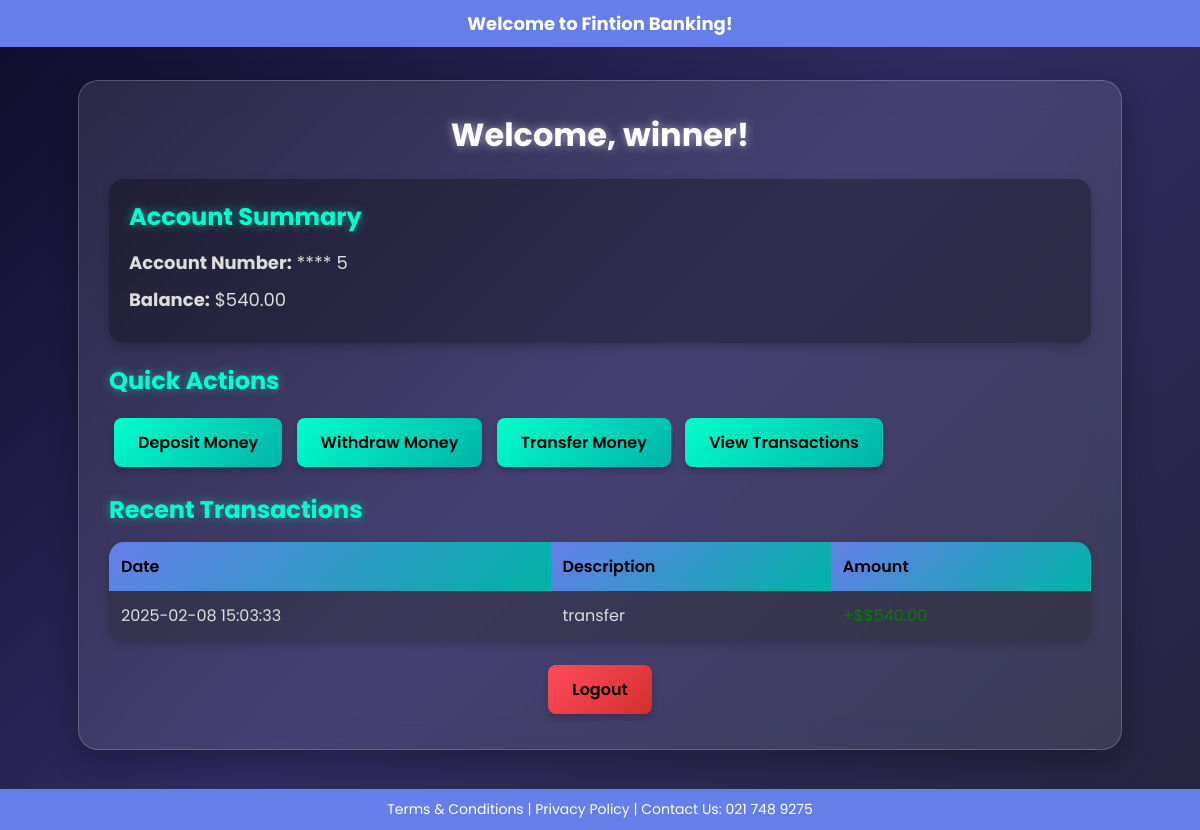
Screenshot of /dashboard.php?account_number=5 with the database file from the repository.
### tables this page shows
CREATE TABLE `users` (
  `account_number` int(11) NOT NULL,
  `holder_name` varchar(100) NOT NULL,
  `email` varchar(255) NOT NULL,
  `phone` varchar(15) NOT NULL,
  `password` varchar(255) NOT NULL,
  `balance` decimal(10,2) DEFAULT 0.00
);

CREATE TABLE `transactions` (
  `id` int(11) NOT NULL,
  `sender_account` varchar(50) NOT NULL,
  `recipient_account` varchar(50) NOT NULL,
  `amount` decimal(10,2) NOT NULL,
  `transaction_type` enum('deposit','withdrawal','transfer') NOT NULL,
  `transaction_date` timestamp NOT NULL DEFAULT current_timestamp()
);

### dashboard.php (the view, shortened to what this page needs)
<?php
include 'db.php';
$accountNumber = $_GET['account_number'];
$stmt = $conn->prepare("SELECT holder_name, email, phone, balance FROM users WHERE account_number = ?");
$stmt->bind_param("i", $accountNumber);
$stmt->execute();
$stmt->bind_result($holderName, $email, $phone, $balance);
?>
<!DOCTYPE html>
<html lang="en">
<head>
</head>
<body>
<div class="top-banner">
    Welcome to Fintion Banking!
</div>
<div class="container">
    <h2>Welcome, <?php echo htmlspecialchars($holderName); ?>!</h2>
    <div class="account-info">
        <h3>Account Summary</h3>
        <p><strong>Account Number:</strong> **** <?php echo substr($accountNumber, -4); ?></p>
        <p><strong>Balance:</strong> $<?php echo number_format($balance, 2); ?></p>
    </div>
    <div class="actions">
        <h3>Quick Actions</h3>
        <a href="deposit.php?account_number=<?php echo $accountNumber; ?>" class="btn">Deposit Money</a>
        <a href="withdraw.html?account_number=<?php echo $accountNumber; ?>" class="btn">Withdraw Money</a>
        <a href="transfer.html?account_number=<?php echo $accountNumber; ?>" class="btn">Transfer Money</a>
        <a href="transaction_history.php?account_number=<?php echo $accountNumber; ?>" class="btn">View Transactions</a>
    </div>
    <div class="transactions">
        <h3>Recent Transactions</h3>
        <table>
            <tr>
                <th>Date</th>
                <th>Description</th>
                <th>Amount</th>
            </tr>
            <?php
            $stmt = $conn->prepare("
                SELECT transaction_date, transaction_type, amount, sender_account, recipient_account
                FROM transactions
                WHERE sender_account = ? OR recipient_account = ?
                ORDER BY transaction_date DESC
                LIMIT 10
            ");
            $stmt->bind_param("ii", $accountNumber, $accountNumber);
            $stmt->execute();
            $result = $stmt->get_result();
            if ($result->num_rows > 0) {
                while ($row = $result->fetch_assoc()) {
                    $amountDisplay = "";
                    $description = htmlspecialchars($row['transaction_type']);
                    if ($row['transaction_type'] == 'transfer') {
                        if ($row['sender_account'] == $accountNumber) {
                            $amountDisplay = "<span style='color:red;'>-$$" . number_format($row['amount'], 2) . "</span>";
                        } elseif ($row['recipient_account'] == $accountNumber) {
                            $amountDisplay = "<span style='color:green;'>+$$" . number_format($row['amount'], 2) . "</span>";
                        }
                    }
                    echo "<tr>";
                    echo "<td>" . htmlspecialchars($row['transaction_date']) . "</td>";
                    echo "<td>" . $description . "</td>";
                    echo "<td>" . $amountDisplay . "</td>";
                    echo "</tr>";
                }
            } else {
                echo "<tr><td colspan='3' style='text-align: center;'>No recent transactions found.</td></tr>";
            }
            ?>
        </table>
    </div>
    <div class="settings">
        <a href="logout.php" class="btn">Logout</a>
    </div>
</div>
<div class="bottom-banner">
    Terms & Conditions | Privacy Policy | Contact Us: 021 748 9275
</div>
</body>
</html>

### dashboard.php (style rules this page uses)
* { margin: 0; padding: 0; box-sizing: border-box; }
body { font-family: 'Poppins', sans-serif; background: linear-gradient(135deg, #0f0c29, #302b63, #24243e); color: #fff; display: flex; justify-content: center; align-items: center; min-height: 100vh; padding: 20px; }
.top-banner { width: 100%; background: #667eea; color: #fff; text-align: center; padding: 10px 0; font-size: 18px; font-weight: bold; position: fixed; top: 0; left: 0; z-index: 1000; }
.bottom-banner { width: 100%; background: #667eea; color: #fff; text-align: center; padding: 10px 0; font-size: 14px; position: fixed; bottom: 0; left: 0; }
.container { width: 90%; max-width: 1200px; background: rgba(255, 255, 255, 0.1); padding: 30px; border-radius: 20px; box-shadow: 0 10px 30px rgba(0, 0, 0, 0.3); backdrop-filter: blur(15px); border: 1px solid rgba(255, 255, 255, 0.2); animation: fadeIn 1s ease-in-out; margin-top: 60px; margin-bottom: 60px; }
h2 { color: #fff; font-size: 32px; margin-bottom: 20px; text-align: center; text-shadow: 0 0 10px rgba(255, 255, 255, 0.5); }
.account-info { background: rgba(0, 0, 0, 0.3); padding: 20px; border-radius: 15px; margin-bottom: 20px; box-shadow: 0 4px 10px rgba(0, 0, 0, 0.2); }
.account-info h3 { font-size: 24px; margin-bottom: 15px; color: #00ffcc; text-shadow: 0 0 10px rgba(0, 255, 204, 0.5); }
.account-info p { font-size: 18px; margin: 10px 0; color: #ddd; }
.actions { margin-bottom: 20px; }
.actions h3 { font-size: 24px; margin-bottom: 15px; color: #00ffcc; text-shadow: 0 0 10px rgba(0, 255, 204, 0.5); }
.btn { display: inline-block; padding: 12px 24px; margin: 5px; background: linear-gradient(135deg, #00ffcc, #00b3a7); color: #000; text-decoration: none; border-radius: 8px; font-size: 16px; font-weight: 600; transition: transform 0.3s ease, box-shadow 0.3s ease; box-shadow: 0 4px 6px rgba(0, 0, 0, 0.2); }
.transactions { margin-bottom: 20px; }
.transactions h3 { font-size: 24px; margin-bottom: 15px; color: #00ffcc; text-shadow: 0 0 10px rgba(0, 255, 204, 0.5); }
table { width: 100%; border-collapse: collapse; background: rgba(0, 0, 0, 0.3); border-radius: 15px; overflow: hidden; box-shadow: 0 4px 10px rgba(0, 0, 0, 0.2); }
th, td { padding: 12px; text-align: left; }
th { background: linear-gradient(135deg, #667eea, #00b3a7); color: #000; font-weight: 600; }
td { color: #ddd; }
tr:nth-child(even) { background: rgba(255, 255, 255, 0.05); }
.settings { text-align: center; margin-top: 20px; }
.settings .btn { background: linear-gradient(135deg, #ff4b5c, #d32f2f); }

### rows the page displays
users: holder_name "winner", balance "540.00"
transactions: transaction_date "2025-02-08 15:03:33", transaction_type "transfer"

### other values shown
substr($accountNumber, -4) "5"
